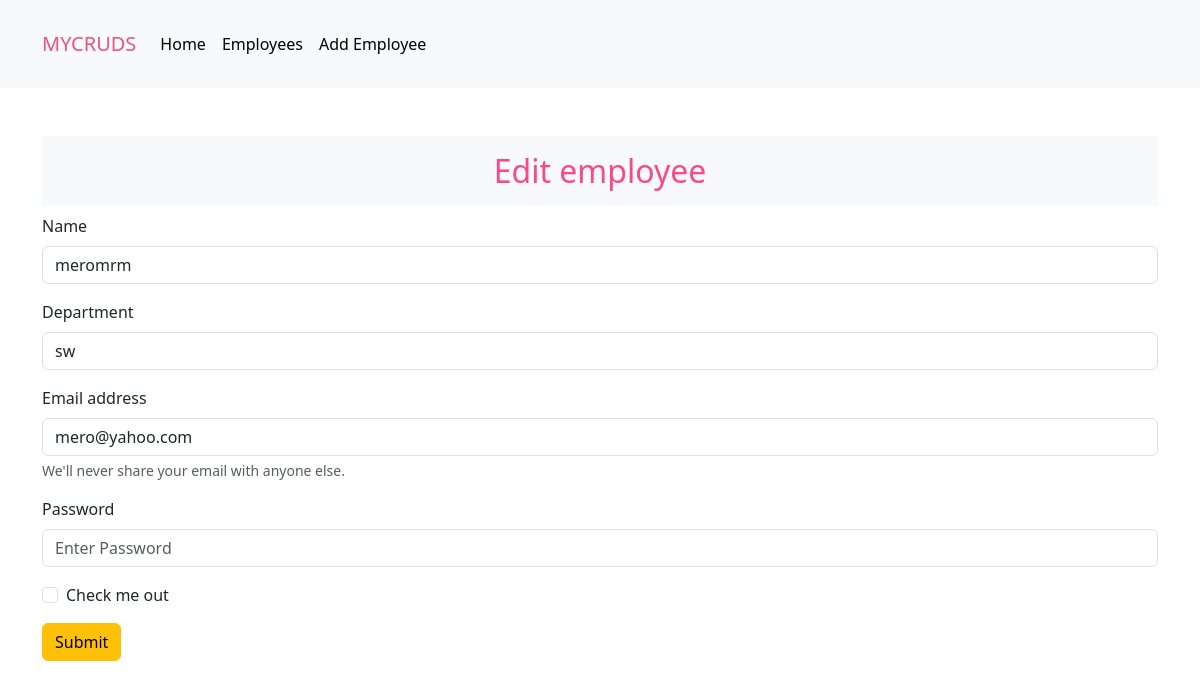
The page /edit-emp.php?id=6 on the database its author committed.
### tables this page shows
CREATE TABLE `employees` (
  `id` int(11) NOT NULL,
  `name` varchar(255) NOT NULL,
  `email` varchar(255) NOT NULL,
  `password` varchar(255) NOT NULL,
  `department` varchar(255) NOT NULL,
  `created_at` timestamp NOT NULL DEFAULT current_timestamp()
);

### Database.php (called while the page is built, shortened)
<?php
class Database{
    private $server = "localhost";
    private $username = "root";
    private $password = "";
    private $dbName = "softcompany";
    private $conn;
    public function __construct(){
        $this->conn=mysqli_connect($this->server,$this->username,$this->password,$this->dbName);
    }
    public function findrecord($table,$id){
        $sql="SELECT * FROM $table WHERE `id`='$id'";
        $results=mysqli_query($this->conn,$sql);
        if($results)
        {
                if(mysqli_num_rows($results))
                {
              return mysqli_fetch_assoc($results);
            }
             return false;
        }
        else {
             die("Error".mysqli_error($this->conn));
        }
    }
}

### edit-emp.php (the view, shortened to what this page needs)
<?php include 'header.php' ?>
<?php include 'navbar.php' ?>
<?php if(isset($_GET['id']) && is_numeric($_GET['id']) ):?>
<?php $row = $db->findrecord("employees",$_GET['id']); ?>
<?php if($row): ?>
<div class="container pt-5">
    <div class="row">
        <div class="col text-center">
            <h2 class="bg-light p-3" style="color:#F64A8A;">
                Edit employee
            </h2>
        </div>
    </div>
    <div class="row">
        <div class="col">
            <form method="post" action="<?php $_SERVER['PHP_SELF']; ?>">
                <div class="mb-3">
                    <label for="exampleInputEmail1" class="form-label">Name</label>
                    <input type="text" class="form-control" id="exampleInputName" aria-describedby="emailHelp"
                        placeholder="Enter Name" name="name" value="<?php  echo $row['name']; ?>">
                </div>
                <div class="mb-3">
                    <label for="exampleInputEmail1" class="form-label">Department</label>
                    <input type="text" class="form-control" id="exampleInputDep" aria-describedby="emailHelp"
                        placeholder="Enter Department" name="department" value="<?php  echo $row['department']; ?>">
                </div>
                <div class="mb-3">
                    <label for="exampleInputEmail1" class="form-label">Email address</label>
                    <input type="text" class="form-control" id="exampleInputEmail1" aria-describedby="emailHelp"
                        placeholder="Enter Email" name="email" value="<?php  echo $row['email']; ?>">
                    <div id="emailHelp" class="form-text">We'll never share your email with anyone else.</div>
                </div>
                <div class="mb-3">
                    <label for="exampleInputPassword1" class="form-label">Password</label>
                    <input type="password" class="form-control" id="exampleInputPassword1" placeholder="Enter Password"
                        name="password">
                </div>
                <div class="mb-3 form-check">
                    <input type="checkbox" class="form-check-input" id="exampleCheck1">
                    <label class="form-check-label" for="exampleCheck1">Check me out</label>
                </div>
                <button type="submit" class="btn btn-warning" name="submit">Submit</button>
            </form>
        </div>
    </div>
    <div class="row p-5">
    </div>
    <?php endif; ?>
    <?php endif; ?>
</div>
<?php include 'footer.php' ?>

### rows shown on the page
employees: name "meromrm", department "sw", email "mero@yahoo.com"
